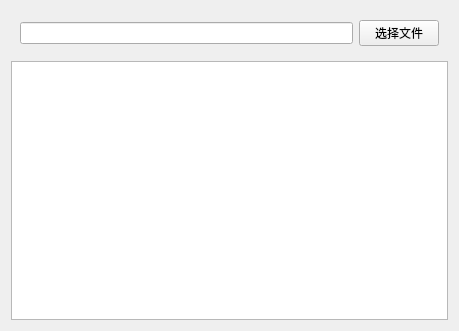
<?xml version="1.0" encoding="UTF-8"?>
<ui version="4.0">
 <class>Widget</class>
 <widget class="QWidget" name="Widget">
  <property name="geometry">
   <rect>
    <x>0</x>
    <y>0</y>
    <width>459</width>
    <height>331</height>
   </rect>
  </property>
  <property name="windowTitle">
   <string>Widget</string>
  </property>
  <layout class="QVBoxLayout" name="verticalLayout">
   <item>
    <widget class="QWidget" name="widget" native="true">
     <layout class="QHBoxLayout" name="horizontalLayout">
      <item>
       <widget class="QLineEdit" name="lineEdit"/>
      </item>
      <item>
       <widget class="QPushButton" name="pushButton">
        <property name="text">
         <string>选择文件</string>
        </property>
       </widget>
      </item>
     </layout>
    </widget>
   </item>
   <item>
    <widget class="QTextEdit" name="textEdit"/>
   </item>
  </layout>
 </widget>
 <resources/>
 <connections/>
</ui>
